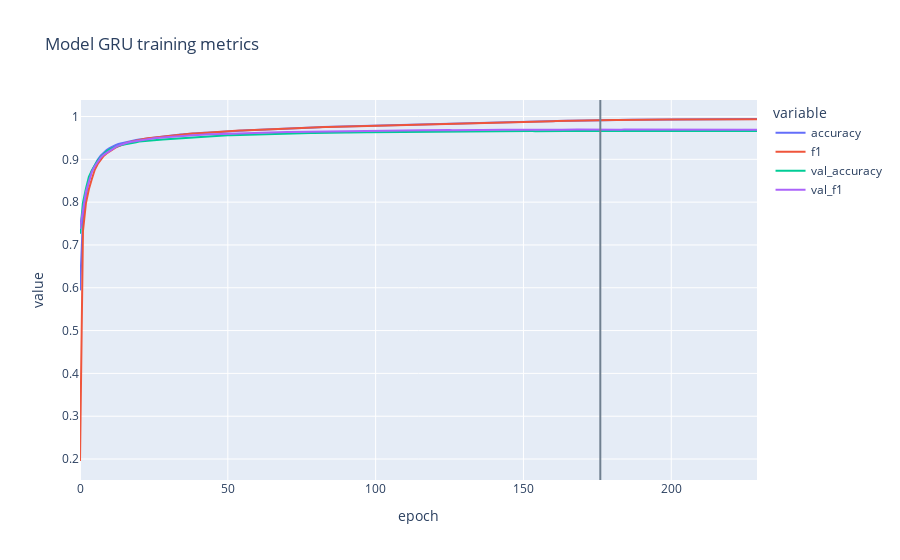

The notebook cell saved with this chart:
### Code cell
fig = pd.DataFrame(history[model_name].history).drop(['loss', 'val_loss', 'lr'], axis=1).plot(title=f"Model {models[model_name].name} training metrics", labels={'index': 'epoch'})
fig.add_vline(x=np.argmax(history[model_name].history[checkpoint_method]), line_width=2, line_color='slategray')

### Figure 1 — Plotly figure (JSON) as saved in the notebook; plotly's stock layout.template omitted (floating-point values rounded to 4 significant figures; data arrays with more than 128 entries replaced by an {"elided": "..."} marker saying what was removed)
{"data": [{"hovertemplate": "variable=accuracy<br>epoch=%{x}<br>value=%{y}<extra></extra>", "legendgroup": "accuracy", "line": {"color": "#636efa", "dash": "solid"}, "marker": {"symbol": "circle"}, "mode": "lines", "name": "accuracy", "orientation": "v", "showlegend": true, "type": "scatter", "x": {"elided": "230 int values"}, "xaxis": "x", "y": {"elided": "230 float values"}, "yaxis": "y"}, {"hovertemplate": "variable=f1<br>epoch=%{x}<br>value=%{y}<extra></extra>", "legendgroup": "f1", "line": {"color": "#EF553B", "dash": "solid"}, "marker": {"symbol": "circle"}, "mode": "lines", "name": "f1", "orientation": "v", "showlegend": true, "type": "scatter", "x": {"elided": "230 int values"}, "xaxis": "x", "y": {"elided": "230 float values"}, "yaxis": "y"}, {"hovertemplate": "variable=val_accuracy<br>epoch=%{x}<br>value=%{y}<extra></extra>", "legendgroup": "val_accuracy", "line": {"color": "#00cc96", "dash": "solid"}, "marker": {"symbol": "circle"}, "mode": "lines", "name": "val_accuracy", "orientation": "v", "showlegend": true, "type": "scatter", "x": {"elided": "230 int values"}, "xaxis": "x", "y": {"elided": "230 float values"}, "yaxis": "y"}, {"hovertemplate": "variable=val_f1<br>epoch=%{x}<br>value=%{y}<extra></extra>", "legendgroup": "val_f1", "line": {"color": "#ab63fa", "dash": "solid"}, "marker": {"symbol": "circle"}, "mode": "lines", "name": "val_f1", "orientation": "v", "showlegend": true, "type": "scatter", "x": {"elided": "230 int values"}, "xaxis": "x", "y": {"elided": "230 float values"}, "yaxis": "y"}], "layout": {"legend": {"title": {"text": "variable"}, "tracegroupgap": 0}, "shapes": [{"line": {"color": "slategray", "width": 2}, "type": "line", "x0": 176, "x1": 176, "xref": "x", "y0": 0, "y1": 1, "yref": "y domain"}], "title": {"text": "Model GRU training metrics"}, "xaxis": {"anchor": "y", "domain": [0, 1], "title": {"text": "epoch"}}, "yaxis": {"anchor": "x", "domain": [0, 1], "title": {"text": "value"}}}}
